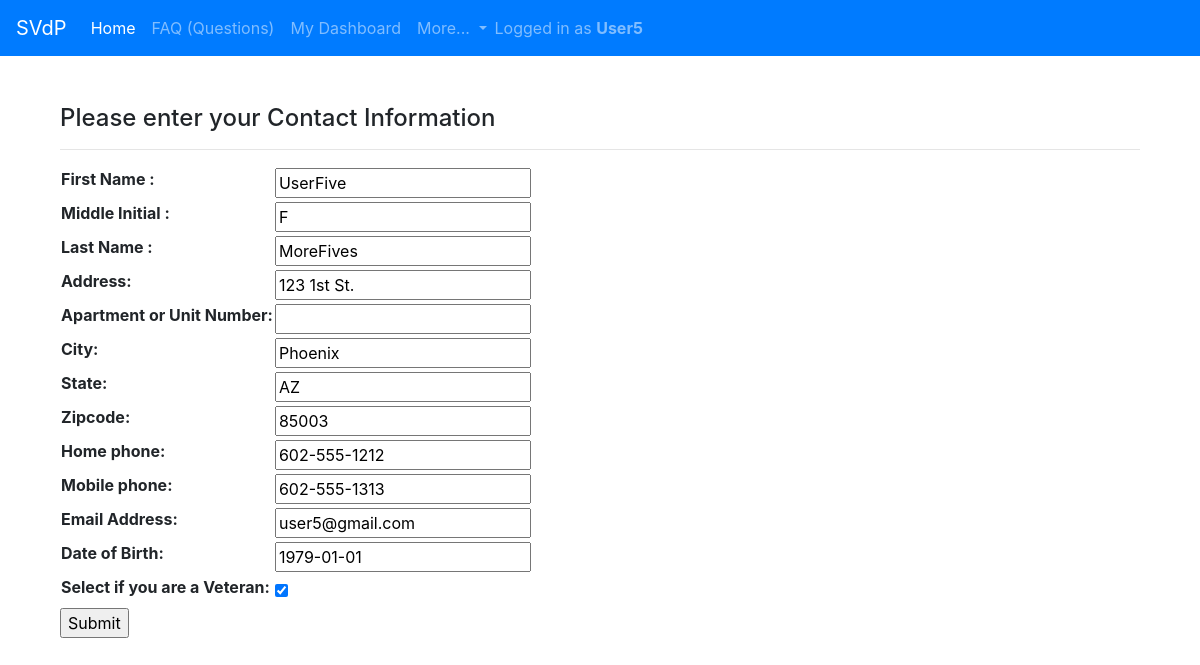
Page /home/contact_update/9/ (signed in) on the committed database.
### home/models.py (models this page shows, shortened)
class Contact(models.Model):
    username = models.OneToOneField(User, on_delete=models.CASCADE, unique = True, null = True)
    first_name = models.CharField(max_length=200)
    middle_initial = models.CharField(max_length=10, blank=True)
    last_name = models.CharField(max_length=200)
    address1 = models.CharField(max_length=200)
    address2 = models.CharField(max_length=200, blank=True)
    city = models.CharField(max_length=200)
    state = models.CharField(max_length=200, default = 'AZ')
    zipcode = models.CharField(max_length=200)
    mobile_phone = models.CharField(max_length=200)
    home_phone = models.CharField(max_length=200, blank=True)
    email = models.CharField(max_length=200)
    DOB = models.DateField()
    veteran = models.BooleanField()

### home/views.py (the view)
# urls.py: path('contact_update/<pk>/', login_required(ContactModelUpdate.as_view()), name='contact_update'),
class ContactModelUpdate(UpdateView):
    model = Contact
    form_class = ClientForm

### home/forms.py (shortened to what this page needs)
class ClientForm(ModelForm):
    class Meta:
        model = Contact
        fields = [
            "first_name", "middle_initial", "last_name",
            "address1",
            "address2",
            "city",
            "state",
            "zipcode",
            "home_phone",
            "mobile_phone",
            "email",
            "DOB",
            "veteran",
        ]
        labels = {
                'first_name':'First Name ',
                'middle_initial': 'Middle Initial ',
                'last_name': 'Last Name ',
                'address1': 'Address',
                'address2':'Apartment or Unit Number',
                'email':'Email Address',
                'DOB':'Date of Birth',
                'veteran':'Select if you are a Veteran',
        }

### home/templates/home/contact_form.html (shortened to what this page needs)
{% extends "base.html" %}
{% load static %}
{% block content %}
<div class="container">
    <br><br>
    <h4>Please enter your Contact Information</h4>
    <hr>
          <form method="POST" enctype="multipart/form-data">
              <table>{{ form.as_table }}</table>
              <input type="submit" value="Submit">
          </form>
</div>
<br><br>
{% endblock %}

### templates/base.html (shortened to what this page needs)
<!DOCTYPE html>
<html>
  <head>
    <link rel="stylesheet" href="https://stackpath.bootstrapcdn.com/bootstrap/4.5.2/css/bootstrap.min.css">
  </head>
  <body>
    <nav class="navbar navbar-expand-lg navbar-dark bg-primary">
      <a class="navbar-brand" href="#">SVdP</a>
      <div class="collapse navbar-collapse" id="navbarNavDropdown">
        <ul class="navbar-nav">
          <li class="nav-item active">
            <a class="nav-link" href="/home">Home <span class="sr-only">(current)</span></a>
          </li>
          <li class="nav-item">
            <a class="nav-link" href="/home/hpapp_faq">FAQ (Questions)</a>
          </li>
          {% if user.is_authenticated %}
              <li class="nav-item">
                <a class="nav-link" href="{% url 'home:dashboard' %}">My Dashboard</a>
              </li>
          {% endif %}
          <li class="nav-item dropdown">
            <a class="nav-link dropdown-toggle" href="#" id="navbarDropdownMenuLink" role="button" data-toggle="dropdown" aria-haspopup="true" aria-expanded="false">
              More...
            </a>
          </li>
        </ul>
        {% if user.is_authenticated %}
        <span class="navbar-text">
          Logged in as <b>{{ user.username }}</b>
        </span>
        {% endif %}
      </div>
    </nav>
    {% block body %}
    <div class="container">
      {% block content %}
      {% endblock %}
      {% endblock %}
   </div>
  </body>
</html>

### rows in the picture
Contact: first_name "UserFive", middle_initial "F", last_name "MoreFives", address1 "123 1st St.", city "Phoenix", state "AZ", zipcode "85003", home_phone "602-555-1212", mobile_phone "602-555-1313", email "user5@gmail.com", DOB "1979-01-01", veteran "☑"

### other values in the picture
{{ user.username }} "User5"
